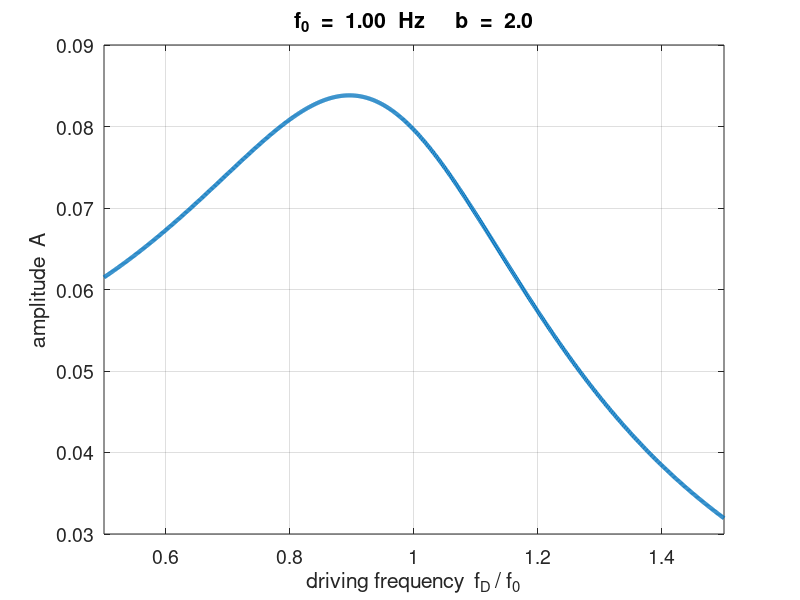

The MATLAB source for this figure:
%osc_harmonic02.m

% Harmonic Oscillations
% Resonance response curve plot


% Ian Cooper
% email: ian.cooper@sydney.edu.au
% School of Physics, University of Sydney

% DOING PHYSICS WITH MATLAB 
%    https://d-arora.github.io/Doing-Physics-With-Matlab/

clear all
close all
clc


% Inputs
m = 0.506602;   
k = 20;   
b = 2;    

Fmax = 1;

w0 = sqrt(k/m);
f0 = w0 / (2*pi);

nMax = 1000;

fMin = 0.5;
fMax = 1.5*f0;
df = (fMax-fMin)/(nMax-1);

f = fMin : df : fMax;

w = (2*pi) .* f;
A = zeros(nMax,1);

% Calculations

for n = 1 : nMax
   A(n) = Fmax/sqrt((k-m*w(n)^2)^2 + b^2*w(n)^2);
end

%plot
figure(1)
   pos = [0.07 0.05 0.32 0.32];
   set(gcf,'Units','normalized');
   set(gcf,'Position',pos);
   set(gcf,'color','w'); 
plot(f/f0,A,'LineWidth',3)
set(gca,'xLim',[fMin fMax]);
ylabel('amplitude  A','FontSize',14)
xlabel('driving frequency  f_D / f_0','FontSize',14)
grid on
tm1 = 'f_0  =  ';
tm2 = num2str(f0,' %2.2f  Hz ');
tm3 = '     b  =  ';
tm4 = num2str(b,' %2.1f ');
tm = [tm1 tm2 tm3 tm4];
title(tm)
set(gca,'fontsize',14);
   
